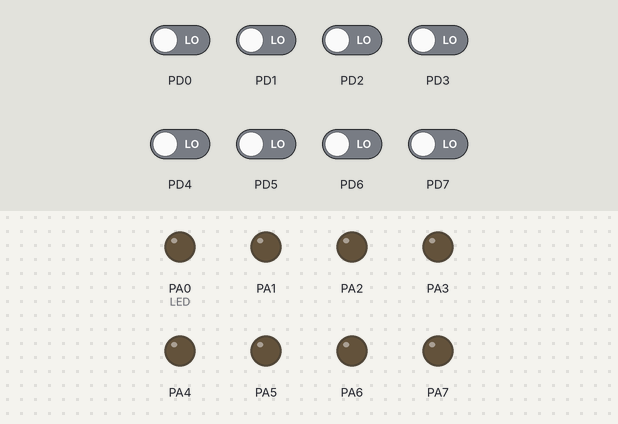
Simulated run of this program. Board: ATmega32, built with avr-gcc and emulated at 8 MHz. On the bench: output pins drawn as LEDs (lit = HIGH). Inputs (shaded band) come from the test bench; at power-on: PD0–7 LOW.

Above: at 1.2 s.
1.3 s: PD7 driven HIGH
At 1.7 s:
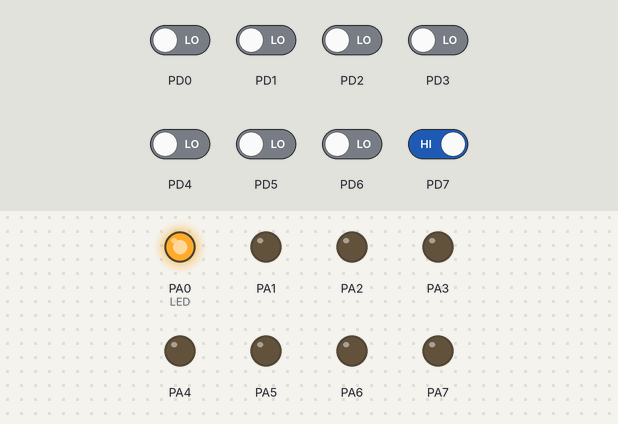
4.3 s: PD6 driven HIGH
At 5.7 s:
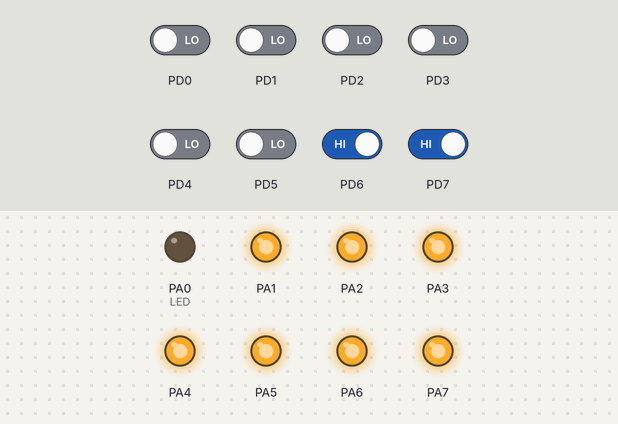
7.3 s: PD7 driven LOW
At 7.7 s:
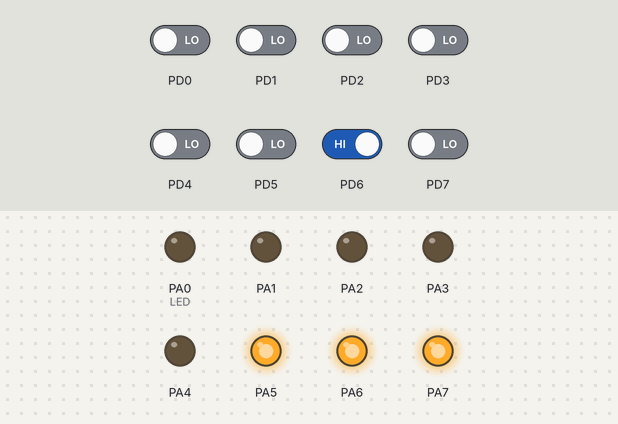
Timing chart, 0 to 10.3 s (numbered marks = the images above; inputs shaded):
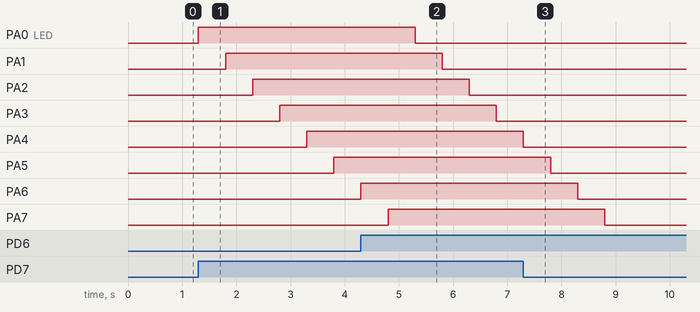

The program:

main.c
```c
/*
 * main.c
 *
 * Created: 10/5/2019 3:38:25 AM
 *  Author: Lenovo
 */
#include "PROTOTYPE.h"
#define DE 500
int main()
{
	char i;
	BUT_init('D' , 7);
	BUT_init('D' , 6);
	for (i=0 ; i<8 ; i++)
	{
		LED_init('A' , i);
	}
	while (1)
	{
		if (BUT_read('D' , 7))
		{
			for (i=0 ; i<8 ; i++)
			{
			LED_on('A' , i);
			_delay_ms(DE);
			}
		}
		if (BUT_read('D' , 6))
		{
			for (i=0 ; i<8 ; i++)
			{
				LED_off('A' , i);
				_delay_ms(DE);
			}
		}
	}
}
```

BUTTON.c
```c
/*
 * BUTTON.c
 *
 * Created: 10/1/2019 9:29:11 PM
 *  Author: Lenovo
 */

#include "DIO_Header.h"

void BUT_init(char port , char pin)
{
	DIO_setDirection(port , pin , 0);
}

char BUT_read(char port , char pin)
{
	return DIO_read(port , pin);
}
```

BUTTON_Header.h
```c
/*
 * BUTTON_Header.h
 *
 * Created: 10/1/2019 9:32:41 PM
 *  Author: Lenovo
 */


#ifndef BUTTON_HEADER_H_
#define BUTTON_HEADER_H_

void BUT_init(char port , char pin);
char BUT_read(char port , char pin);

#endif /* BUTTON_HEADER_H_ */
```

LED.c
```c
/*
 * LED.c
 *
 * Created: 10/1/2019 9:24:46 PM
 *  Author: Lenovo
 */

#include "DIO_Header.h"
void LED_init(char port , char pin)
{
	DIO_setDirection(port , pin ,1);
}

void LED_on(char port , char pin)
{
	DIO_write(port , pin ,1);
}

void LED_off(char port , char pin)
{
	DIO_write(port , pin ,0);
}

void LED_toggle(char port , char pin)
{
	DIO_toggle(port , pin );
}

char LED_readStatus(char port , char pin)
{
	return DIO_read(port , pin);
}
```

Led_Header.h
```c
/*
 * Led_Header.h
 *
 * Created: 10/1/2019 9:28:00 PM
 *  Author: Lenovo
 */


#ifndef LED_HEADER_H_
#define LED_HEADER_H_

void LED_init(char port , char pin);
void LED_on(char port , char pin);
void LED_off(char port , char pin);
void LED_toggle(char port , char pin);
char LED_readStatus(char port , char pin);


#endif /* LED_HEADER_H_ */
```

PROTOTYPE.h
```c
/*
 * PROTOTYPE.h
 *
 * Created: 10/5/2019 3:58:49 AM
 *  Author: Lenovo
 */


#ifndef PROTOTYPE_H_
#define PROTOTYPE_H_


#define F_CPU 8000000UL
#include <avr/io.h>
#include "BUTTON_Header.h"
#include "Led_Header.h"
#include <util/delay.h>


#endif /* PROTOTYPE_H_ */
```

std_macros.h
```c
/*
 * STD_macros.h
 *
 * Created: 9/17/2019 12:03:08 PM
 *  Author: Mohamed I.Moselhy
 */


#ifndef STD_MACROS_H_
#define STD_MACROS_H_

#define SET_BIT(reg,bit) reg|=(1<<bit)
#define CLR_BIT(reg,bit) reg&=(~(1<<bit))
#define TOG_BIT(reg,bit) reg^=(1<<bit)
#define RED_BIT(reg,bit) ((reg&(1<<bit))>>bit)


#endif /* STD_MACROS_H_ */
```

DIO.c
```c
/*
 * Functions.c
 *
 * Created: 9/24/2019 8:41:11 PM
 *  Author: Mohamed I.Moselhy
 */

#include "Std_macros.h"
#include <avr/io.h>

DIO_setDirection(char port , char pin , char dir)
{
	switch (port)
	{
		case 'A':
		case 'a':
		if (dir == 1)
		{
			DDRA|=(1<<pin);
		}
		else
		{
			DDRA&=(~(1<<pin));
		}
		break;

		case 'B':
		case 'b':
		if (dir == 1)
		{
			DDRB|=(1<<pin);
		}
		else
		{
			DDRB&=(~(1<<pin));
		}
		break;

		case 'C':
		case 'c':
		if (dir == 1)
		{
			DDRC|=(1<<pin);
		}
		else
		{
			DDRC&=(~(1<<pin));
		}
		break;

		case 'D':
		case 'd':
		if (dir == 1)
		{
			DDRD|=(1<<pin);
		}
		else
		{
			DDRD&=(~(1<<pin));
		}
		break;
	}
}

DIO_write (char port , char pin , char val)
{
	switch (port)
	{
	case 'A':
	case 'a':
	if (val == 1)
	{
		PORTA|=(1<<pin);
	}
	else
	{
		PORTA&=(~(1<<pin));
	}
	break;

	case 'B':
	case 'b':
	if (val == 1)
	{
		PORTB|=(1<<pin);
	}
	else
	{
		PORTB&=(~(1<<pin));
	}

	break;
	case 'C':
	case 'c':
	if (val == 1)
	{
		PORTC|=(1<<pin);
	}
	else
	{
		PORTC&=(~(1<<pin));
	}
	break;

	case 'D':
	case 'd':
	if (val == 1)
	{
		PORTD|=(1<<pin);
	}
	else
	{
		PORTD&=(~(1<<pin));
	}
	break;
	}
}

char DIO_read(char port , char pin)
{
	char x;
	switch (port)
	{
	case 'A':
	case 'a':
	{
		x=RED_BIT( PINA , pin );
	}
	break;

	case 'B':
	case 'b':
	{
		x=RED_BIT( PINB , pin );
	}
	break;

	case 'C':
	case 'c':
	{
		x=RED_BIT( PINC , pin );
	}
	break;

	case 'D':
	case 'd':
	{
		x=RED_BIT( PIND , pin );
	}
	break;

	}
	return x;
}

DIO_toggle (char port , char pin)
{
	switch (port)
	{
		case 'A':
		case 'a':
			TOG_BIT(PORTA , pin);
		break;

		case 'B':
		case 'b':
		TOG_BIT(PORTB , pin);
		break;

		case 'C':
		case 'c':
		TOG_BIT(PORTC , pin);
		break;

		case 'D':
		case 'd':
		TOG_BIT(PORTD , pin);
		break;

	}
}

DIO_setPortDirection(char port  , char dir)
{
	switch (port)
	{
		case 'A':
		case 'a':
		{
			DDRA=dir;
		}
		break;

		case 'B':
		case 'b':
		{
			DDRB=dir;
		}
		break;

		case 'C':
		case 'c':
		{
			DDRC=dir;
		}
		break;

		case 'D':
		case 'd':
		{
			DDRD=dir;
		}
		break;
	}
}

DIO_writePortDirection (char port ,char val)
{
	switch(port)
	{
	case 'A' :
	case 'a' :
	{
		PORTA=val;
	}
	break;

	case 'B' :
	case 'b' :
	{
	PORTB=val;
	}
	break;

	case 'C' :
	case 'c' :
	{
	PORTC=val;
	}
	break;

	case 'D' :
	case 'd' :
	{
	PORTD=val;
	}
	break;
	}
}

DIO_togglePortDirection (char port)
{
	switch(port)
	{
		case 'A' :
		case 'a' :
		{
			PORTA=~PORTA;
		}
		break;

		case 'B' :
		case 'b' :
		{
			PORTB=~PORTB;
		}
		break;

		case 'C' :
		case 'c' :
		{
			PORTC=~PORTC;
		}
		break;

		case 'D' :
		case 'd' :
		{
			PORTD=~PORTD;
		}
		break;
	}
}

char DIO_readPortDirection (char port)
{
	char x;
	switch(port)
	{
		case 'A' :
		case 'a' :
		{
			x=PORTA;
		}
		break;

		case 'B' :
		case 'b' :
		{
			x=PORTB;
		}
		break;

		case 'C' :
		case 'c' :
		{
			x=PORTC;
		}
		break;

		case 'D' :
		case 'd' :
		{
			x=PORTD;
		}
		break;
	}
	return x;
}
```

DIO_Header.h
```c
/*
 * Header.h
 *
 * Created: 9/24/2019 8:42:55 PM
 *  Author: Mohamed I.Moselhy
 */


#ifndef HEADER_H_
#define HEADER_H_

DIO_write (char port , char pin , char val);

DIO_setDirection(char port , char pin , char dir);

char DIO_read(char port , char pin);

DIO_toggle (char port , char pin);

DIO_setPortDirection(char port  , char dir);

DIO_writePortDirection (char port ,char val);

DIO_togglePortDirection (char port);

char DIO_readPortDirection (char port);


#endif /* HEADER_H_ */
```

Measured:
- after the input at 1.3 s, PA0 (LED): LOW → HIGH at once; PA1: LOW → HIGH after 0.50 s; PA2: LOW → HIGH after 1.0 s; PA3: LOW → HIGH after 1.5 s; PA4: LOW → HIGH after 2.0 s
- after the input at 4.3 s, PA0 (LED): HIGH → LOW after 1.0 s; PA1: HIGH → LOW after 1.5 s; PA2: HIGH → LOW after 2.0 s; PA3: HIGH → LOW after 2.5 s
- after the input at 7.3 s, PA0 (LED): stays LOW (without the input it goes to HIGH after 2.0 s); PA1: stays LOW (without the input it goes to HIGH after 2.5 s); PA2: stays LOW (without the input it goes to HIGH after 3.0 s); PA3: stays LOW (without the input it goes to HIGH after 3.5 s); PA4: goes on until 7.3 s, then stays LOW
